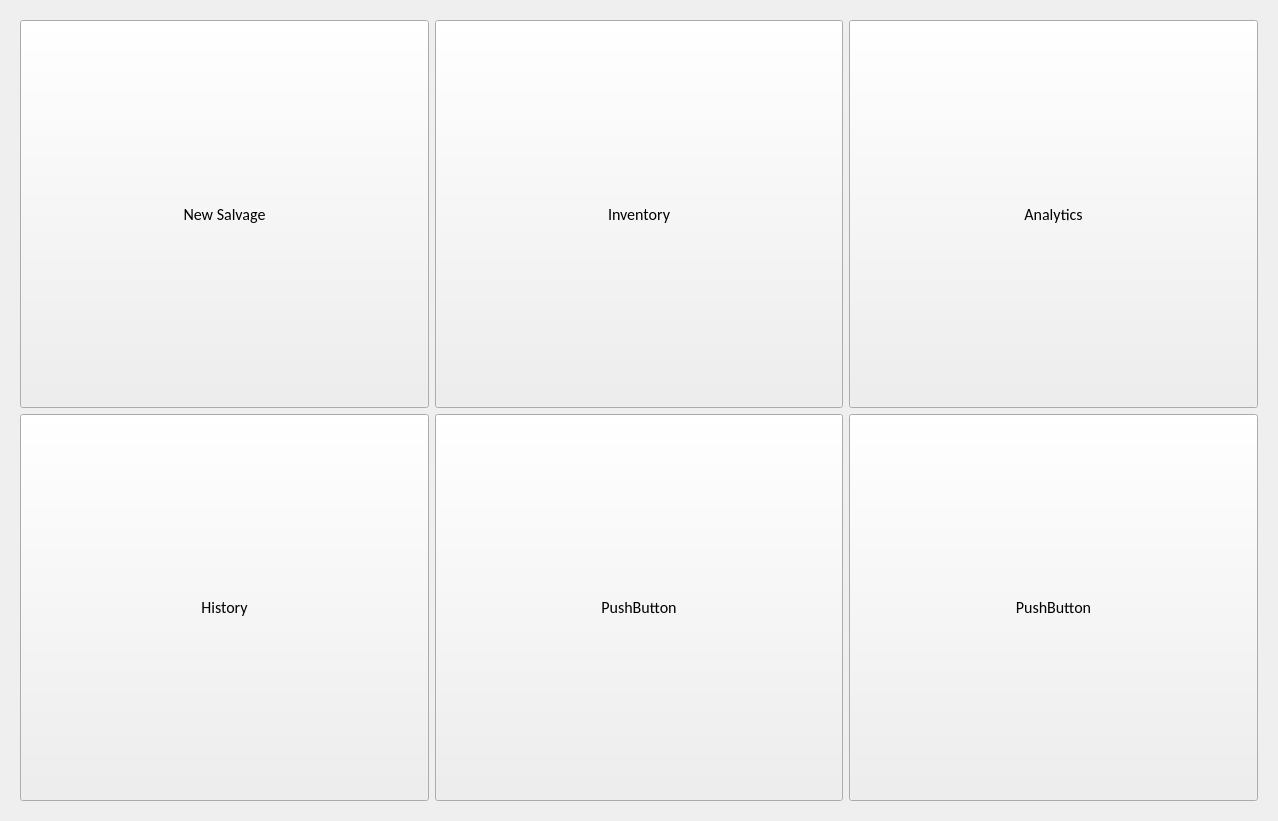
<?xml version="1.0" encoding="UTF-8"?>
<ui version="4.0">
 <class>MainWindow</class>
 <widget class="QMainWindow" name="MainWindow">
  <property name="geometry">
   <rect>
    <x>0</x>
    <y>0</y>
    <width>1278</width>
    <height>821</height>
   </rect>
  </property>
  <property name="sizePolicy">
   <sizepolicy hsizetype="Minimum" vsizetype="Minimum">
    <horstretch>0</horstretch>
    <verstretch>0</verstretch>
   </sizepolicy>
  </property>
  <property name="minimumSize">
   <size>
    <width>800</width>
    <height>600</height>
   </size>
  </property>
  <property name="font">
   <font>
    <family>Calibri</family>
    <pointsize>12</pointsize>
   </font>
  </property>
  <property name="windowTitle">
   <string>salvagEE</string>
  </property>
  <property name="styleSheet">
   <string notr="true"/>
  </property>
  <widget class="QWidget" name="centralwidget">
   <property name="sizePolicy">
    <sizepolicy hsizetype="MinimumExpanding" vsizetype="MinimumExpanding">
     <horstretch>0</horstretch>
     <verstretch>0</verstretch>
    </sizepolicy>
   </property>
   <layout class="QGridLayout" name="gridLayout">
    <property name="leftMargin">
     <number>20</number>
    </property>
    <property name="topMargin">
     <number>20</number>
    </property>
    <property name="rightMargin">
     <number>20</number>
    </property>
    <property name="bottomMargin">
     <number>20</number>
    </property>
    <item row="0" column="2">
     <widget class="QPushButton" name="analytics_btn">
      <property name="sizePolicy">
       <sizepolicy hsizetype="Minimum" vsizetype="Expanding">
        <horstretch>0</horstretch>
        <verstretch>0</verstretch>
       </sizepolicy>
      </property>
      <property name="text">
       <string>Analytics</string>
      </property>
     </widget>
    </item>
    <item row="0" column="0">
     <widget class="QPushButton" name="newSalvage_btn">
      <property name="sizePolicy">
       <sizepolicy hsizetype="Minimum" vsizetype="Expanding">
        <horstretch>0</horstretch>
        <verstretch>0</verstretch>
       </sizepolicy>
      </property>
      <property name="text">
       <string>New Salvage</string>
      </property>
     </widget>
    </item>
    <item row="0" column="1">
     <widget class="QPushButton" name="inventory_btn">
      <property name="sizePolicy">
       <sizepolicy hsizetype="Minimum" vsizetype="Expanding">
        <horstretch>0</horstretch>
        <verstretch>0</verstretch>
       </sizepolicy>
      </property>
      <property name="text">
       <string>Inventory</string>
      </property>
     </widget>
    </item>
    <item row="1" column="0">
     <widget class="QPushButton" name="history_btn">
      <property name="sizePolicy">
       <sizepolicy hsizetype="Minimum" vsizetype="Expanding">
        <horstretch>0</horstretch>
        <verstretch>0</verstretch>
       </sizepolicy>
      </property>
      <property name="text">
       <string>History</string>
      </property>
     </widget>
    </item>
    <item row="1" column="1">
     <widget class="QPushButton" name="pushButton_5">
      <property name="sizePolicy">
       <sizepolicy hsizetype="Minimum" vsizetype="Expanding">
        <horstretch>0</horstretch>
        <verstretch>0</verstretch>
       </sizepolicy>
      </property>
      <property name="text">
       <string>PushButton</string>
      </property>
     </widget>
    </item>
    <item row="1" column="2">
     <widget class="QPushButton" name="pushButton_6">
      <property name="sizePolicy">
       <sizepolicy hsizetype="Minimum" vsizetype="Expanding">
        <horstretch>0</horstretch>
        <verstretch>0</verstretch>
       </sizepolicy>
      </property>
      <property name="text">
       <string>PushButton</string>
      </property>
     </widget>
    </item>
   </layout>
  </widget>
 </widget>
 <resources/>
 <connections/>
</ui>
